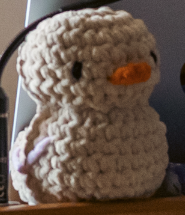
#> input picture CV-contours/ratunel.png, 185 x 215 px
$ python b-boxes-cnt-trackbars.py
#> lines starting #> are read from the running program, lines starting #| are printed output that depends on the picture; after the words box and inside, x2 and y2 are one past the last pixel; in counts of white or black regions, pixels touching at a corner belong together
# TO DO: implement it
import cv2 as cv

img = cv.imread('ratunel.png')
#> img is the input picture: shape (215, 185, 3); mean B, G, R 80.7, 91.5, 107.7
gray = cv.cvtColor(img, cv.COLOR_BGR2GRAY)
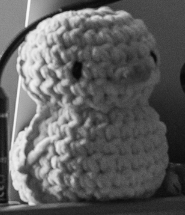
#> gray: shape (215, 185); min 6, max 249, mean 95.1

def nothing(x):
    pass

cv.namedWindow('ratunel')
cv.createTrackbar('area','ratunel',0,5000,nothing)

# thresh
_, thresh = cv.threshold(gray, 100, 255, cv.THRESH_BINARY)
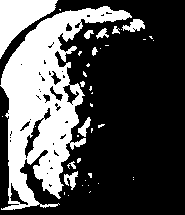
#> thresh: shape (215, 185); 32.1% white; 40 white regions (29 under 20 px)
# contours
contours, hierarchy = cv.findContours(thresh, cv.RETR_EXTERNAL, cv.CHAIN_APPROX_SIMPLE)
#> contours = 39 contours, 30 with area under 20; largest, box (x1, y1, x2, y2) and area: (0, 6, 132, 210) 10726, (0, 0, 58, 59) 1526, (122, 19, 145, 32) 143, (64, 171, 78, 190) 99, (78, 117, 91, 137) 92

cnt = img.copy()

output = 0
#draw contours
cv.drawContours(
    cnt,
    contours,
    -1,
    (0,255,0),
    2
)
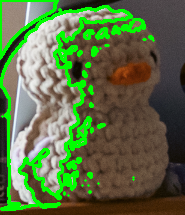
#> cnt: shape (215, 185, 3); 13.46% of pixels changed, all inside (x1, y1, x2, y2) = (0, 0, 155, 211)

mode = "main"
while True:
    k = cv.getTrackbarPos('area','ratunel')

    boxes = img.copy()
    obj = 0
    for contour in contours:
        # filter
        area = cv.contourArea(contour)

        if area < k:
            continue
        x, y, w, h = cv.boundingRect(contour)

        cv.rectangle(
            boxes,
            (x, y),
            (x + w, y + h),
            (255, 0, 0),
            2
        )

        cv.putText(
            boxes,
            f"Area: {int(area)}",
            (x, max(y-8,15)),
            cv.FONT_HERSHEY_SIMPLEX,
            0.4,
            (255,0,0),
            1
        )

        obj += 1
#> this loop made 39 passes
#> (area, x, y, w, h) on passes 11, 17, 27, 32, 34, 35, 36, 38, 39: (99, 64, 171, 14, 19), (91.5, 78, 117, 13, 20), (22.5, 92, 47, 6, 9), (38, 84, 30, 10, 9), (51.5, 96, 28, 13, 11), (22, 112, 26, 8, 8), (143, 122, 19, 23, 13), (10726.5, 0, 6, 132, 204), (1526.5, 0, 0, 58, 59)
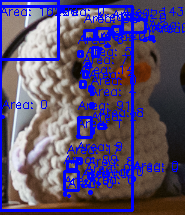
#> boxes: shape (215, 185, 3); 17.48% of pixels changed, all inside (x1, y1, x2, y2) = (0, 0, 185, 212)
#> after the loop, obj = 39

    cv.putText(
        boxes,
        f"Min area: {k} | Obj: {obj}",
        (10,20),
        cv.FONT_HERSHEY_SIMPLEX,
        0.5,
        (255,255,255),
        1
    )
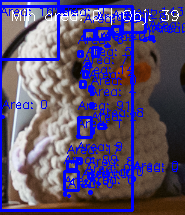
#> boxes: shape (215, 185, 3); 0.82% of pixels changed, all inside (x1, y1, x2, y2) = (12, 8, 179, 25)
    key = cv.waitKey(1) & 0xFF
#> (key q is pressed here)

    if key == ord('q'):
        break
    elif key == ord('c'):
        mode = "contours"
    elif key == ord('x'):
        mode = "b-boxes"
    elif key == ord('o'):
        mode = "main"

    if mode == "contours":
        output = cnt
    elif mode == "b-boxes":
        output = boxes
    elif mode == "main":
        output = img

    cv.imshow('ratunel', output)


cv.destroyAllWindows()
